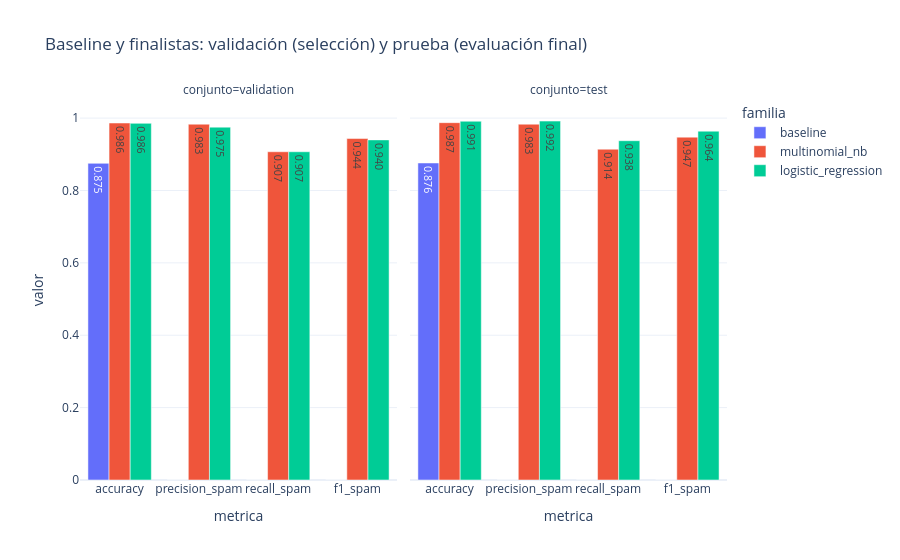

Notebook cell for this chart:
### Code cell
informe.fig_comparacion(m)

### Figure 1 — Plotly figure (JSON) as saved in the notebook; plotly's stock layout.template omitted (floating-point values rounded to 4 significant figures)
{"data": [{"alignmentgroup": "True", "hovertemplate": "familia=baseline<br>conjunto=validation<br>metrica=%{x}<br>valor=%{y}<extra></extra>", "legendgroup": "baseline", "marker": {"color": "#636efa", "pattern": {"shape": ""}}, "name": "baseline", "offsetgroup": "baseline", "orientation": "v", "showlegend": true, "textposition": "auto", "texttemplate": "%{y:.3f}", "type": "bar", "x": ["accuracy", "precision_spam", "recall_spam", "f1_spam"], "xaxis": "x", "y": [0.875, 0.0, 0.0, 0.0], "yaxis": "y"}, {"alignmentgroup": "True", "hovertemplate": "familia=multinomial_nb<br>conjunto=validation<br>metrica=%{x}<br>valor=%{y}<extra></extra>", "legendgroup": "multinomial_nb", "marker": {"color": "#EF553B", "pattern": {"shape": ""}}, "name": "multinomial_nb", "offsetgroup": "multinomial_nb", "orientation": "v", "showlegend": true, "textposition": "auto", "texttemplate": "%{y:.3f}", "type": "bar", "x": ["accuracy", "precision_spam", "recall_spam", "f1_spam"], "xaxis": "x", "y": [0.9864, 0.9832, 0.907, 0.9435], "yaxis": "y"}, {"alignmentgroup": "True", "hovertemplate": "familia=logistic_regression<br>conjunto=validation<br>metrica=%{x}<br>valor=%{y}<extra></extra>", "legendgroup": "logistic_regression", "marker": {"color": "#00cc96", "pattern": {"shape": ""}}, "name": "logistic_regression", "offsetgroup": "logistic_regression", "orientation": "v", "showlegend": true, "textposition": "auto", "texttemplate": "%{y:.3f}", "type": "bar", "x": ["accuracy", "precision_spam", "recall_spam", "f1_spam"], "xaxis": "x", "y": [0.9855, 0.975, 0.907, 0.9398], "yaxis": "y"}, {"alignmentgroup": "True", "hovertemplate": "familia=baseline<br>conjunto=test<br>metrica=%{x}<br>valor=%{y}<extra></extra>", "legendgroup": "baseline", "marker": {"color": "#636efa", "pattern": {"shape": ""}}, "name": "baseline", "offsetgroup": "baseline", "orientation": "v", "showlegend": false, "textposition": "auto", "texttemplate": "%{y:.3f}", "type": "bar", "x": ["accuracy", "precision_spam", "recall_spam", "f1_spam"], "xaxis": "x2", "y": [0.876, 0.0, 0.0, 0.0], "yaxis": "y2"}, {"alignmentgroup": "True", "hovertemplate": "familia=multinomial_nb<br>conjunto=test<br>metrica=%{x}<br>valor=%{y}<extra></extra>", "legendgroup": "multinomial_nb", "marker": {"color": "#EF553B", "pattern": {"shape": ""}}, "name": "multinomial_nb", "offsetgroup": "multinomial_nb", "orientation": "v", "showlegend": false, "textposition": "auto", "texttemplate": "%{y:.3f}", "type": "bar", "x": ["accuracy", "precision_spam", "recall_spam", "f1_spam"], "xaxis": "x2", "y": [0.9874, 0.9832, 0.9141, 0.9474], "yaxis": "y2"}, {"alignmentgroup": "True", "hovertemplate": "familia=logistic_regression<br>conjunto=test<br>metrica=%{x}<br>valor=%{y}<extra></extra>", "legendgroup": "logistic_regression", "marker": {"color": "#00cc96", "pattern": {"shape": ""}}, "name": "logistic_regression", "offsetgroup": "logistic_regression", "orientation": "v", "showlegend": false, "textposition": "auto", "texttemplate": "%{y:.3f}", "type": "bar", "x": ["accuracy", "precision_spam", "recall_spam", "f1_spam"], "xaxis": "x2", "y": [0.9913, 0.9917, 0.9375, 0.9639], "yaxis": "y2"}], "layout": {"annotations": [{"font": {}, "showarrow": false, "text": "conjunto=validation", "x": 0.245, "xanchor": "center", "xref": "paper", "y": 1, "yanchor": "bottom", "yref": "paper"}, {"font": {}, "showarrow": false, "text": "conjunto=test", "x": 0.755, "xanchor": "center", "xref": "paper", "y": 1, "yanchor": "bottom", "yref": "paper"}], "barmode": "group", "legend": {"title": {"text": "familia"}, "tracegroupgap": 0}, "title": {"text": "Baseline y finalistas: validación (selección) y prueba (evaluación final)"}, "xaxis": {"anchor": "y", "domain": [0, 0.49], "title": {"text": "metrica"}}, "xaxis2": {"anchor": "y2", "domain": [0.51, 1], "matches": "x", "title": {"text": "metrica"}}, "yaxis": {"anchor": "x", "domain": [0, 1], "range": [0, 1.05], "title": {"text": "valor"}}, "yaxis2": {"anchor": "x2", "domain": [0, 1], "matches": "y", "showticklabels": false}}}
